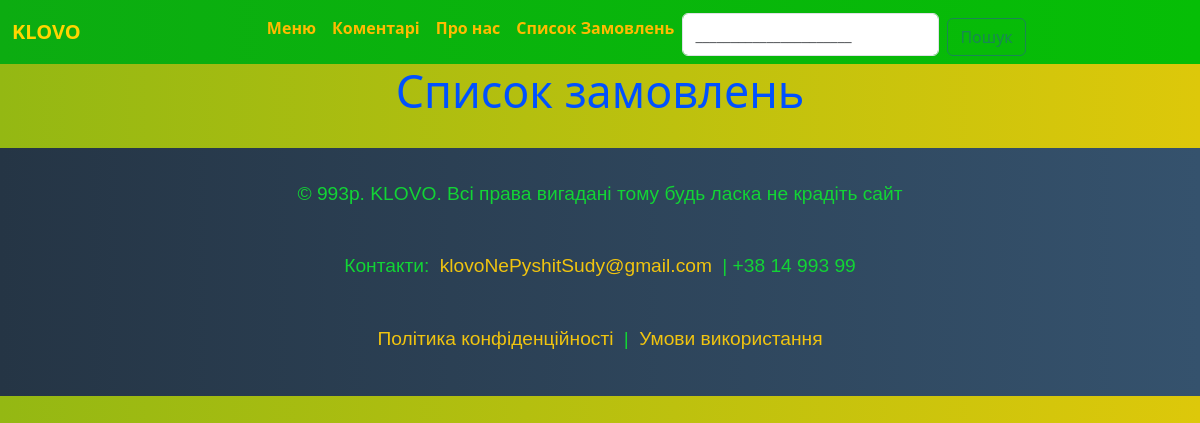
The page /orders on the database as committed earlier.
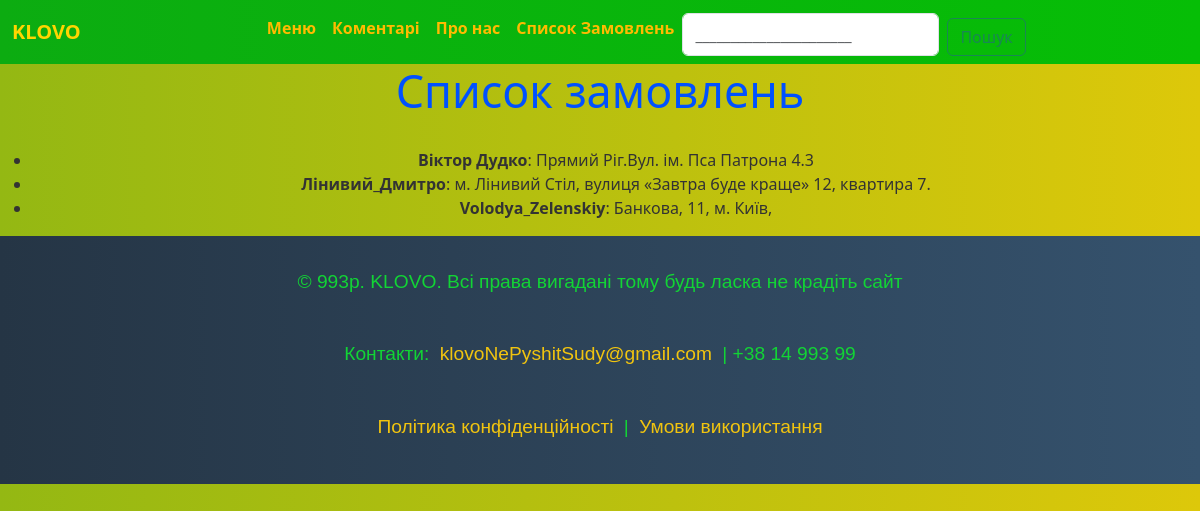
The same page on the database as committed later.
### tables this page shows
CREATE TABLE orders (
    id INTEGER PRIMARY KEY AUTOINCREMENT,
    
    name TEXT,
    address TEXT
    
);

### app.py (the view)
@app.route('/orders')
def orders():
    all_orders = get_all_orders()
    return render_template('orders.html', orders=all_orders)

### app.py (called while the page is built)
def get_all_orders():
    with sqlite3.connect(DB) as conn:
        cursor = conn.cursor()
        cursor.execute("SELECT name, address FROM orders")
        return cursor.fetchall()

### templates/orders.html
{% extends 'base.html' %}
{% block content %}
<h1>Список замовлень</h1>
<ul>
    {% for name, address in orders %}
        <li><strong>{{ name }}</strong>: {{ address }}</li>
    {% endfor %}
</ul>
{% endblock content %}

### templates/base.html (shortened to what this page needs)
<!DOCTYPE html>
<html lang="en">
<head>
    <link href="https://cdn.jsdelivr.net/npm/bootstrap@5.3.3/dist/css/bootstrap.min.css" rel="stylesheet">
    <link rel="stylesheet" href="{{ url_for('static', filename='style.css')}}">
</head>
<body>
    <nav class="navbar navbar-expand-lg ">
        <div class="container-fluid">
          <a class="navbar-brand" href="{{ url_for('index') }}">
            KLOVO</a>
          <div class="collapse navbar-collapse" id="navbarSupportedContent">
            <ul class="navbar-nav me-auto mb-2 mb-lg-0">
              <li class="nav-item">
                <a class="nav-link" href="{{ url_for('menu') }}">Меню</a>
              </li>
              <li class="nav-item">
                <a class="nav-link" href="{{ url_for('comms') }}">Коментарі</a>
              </li>
              <li class="nav-item">
                <a class="nav-link" href="{{ url_for('about') }}">Про нас</a>
              </li>
              <li class="nav-item">
                <a class="nav-link" href="{{ url_for('orders') }}">Список Замовлень</a>
              </li>
              <form action="{{url_for('search')}}" class="d-flex" role="search">
                <input required name="query" class="form-control me-2" type="search" placeholder="______________________" aria-label="Search">
                <button class="btn btn-outline-success" type="submit">Пошук</button>
            </ul>
          </div>
        </div>
      </nav>
      {% block content %}
      {% endblock content %}
  <footer class="footer">
    <div class="footer-content">
      <p>© 993р. KLOVO. Всі права вигадані тому будь ласка не крадіть сайт </p>
      <p>Контакти: <a href="mailto:klovo@example.com">klovoNePyshitSudy@gmail.com</a> | +38 14 993 99</p>
      <p><a href="{{ url_for('polityka') }}">Політика конфіденційності</a> | <a href="{{ url_for('polityka') }}">Умови використання</a></p>
    </div>
  </footer>
</body>
  <link href="https://cdn.jsdelivr.net/npm/bootstrap@5.3.3/dist/css/bootstrap.min.css" rel="stylesheet">
<link rel="stylesheet" href="{{ url_for('static', filename='style.css')}}">

### static/style.css (style rules this page uses)
.navbar .nav-link { color: rgb(255, 187, 0) !important; font-weight: bold; }
.navbar .navbar-brand { color: rgb(255, 213, 0) !important; font-weight: bold; }
.navbar { background: linear-gradient(to left, #06be06, #0cac11); }
.navbar .nav-link { font-weight: bold; }
.navbar-nav { display: flex; justify-content: center; width: 100%; }
.navbar .navbar-nav .nav-item { text-align: center; }
body { background: linear-gradient(to right, #94b813, #ddc80a); }
.footer *:not(a) { background: linear-gradient(to right, #253545, #35526d); color: #12d435; padding: 10px 0; text-align: center; font-family: 'Arial', sans-serif; margin-top: 10px; position: relative; bottom: 0; width: 100%; }
.footer a { color: #f1c40f; text-decoration: none; margin: 0 5px; }
body { margin: 0; padding: 0; background-color: #f5f5f5; height: 100vh; text-align: center; justify-content: center; align-items: center; font-family: 'Arial', sans-serif; text-align: center; }
.navbar { position: sticky; top: 0; z-index: 1000; }
body { margin: 0; font-family: Arial, sans-serif; background-color: #f9f9f9; }
input, textarea { width: 90%; max-width: 400px; padding: 10px; margin-top: 5px; border: 1px solid #ddd; border-radius: 8px; font-size: 16px; box-sizing: border-box; display: block; margin-left: auto; margin-right: auto; }
button { padding: 10px 20px; background-color: #4CAF50; color: white; font-weight: bold; border: none; border-radius: 8px; cursor: pointer; transition: background-color 0.3s; margin-top: 10px; }
body { font-family: 'Segoe UI', Tahoma, Geneva, Verdana, sans-serif; background-color: #f0f4f8; color: #333; margin: 0; padding: 0; }
h1 { font-size: 3rem; color: #2a71d0; margin-bottom: 30px; text-align: center; }
p { font-size: 1.2rem; line-height: 1.6; margin-bottom: 20px; }
body { font-family: 'Segoe UI', Tahoma, Geneva, Verdana, sans-serif; background-color: #f4f7fa; margin: 0; padding: 0; }
h1 { font-size: 2.8rem; color: #2a71d0; margin-bottom: 30px; text-align: center; }
p { font-size: 1.2rem; line-height: 1.7; margin-bottom: 20px; color: #333; }
h1 { color: #0051ff; }
input, textarea { width: 100%; padding: 8px; box-sizing: border-box; }
button { padding: 10px 20px; }

Rows that differ between the two databases and show on the page:
added orders: name "Віктор Дудко", address "Прямий Ріг.Вул. ім. Пса Патрона 4.3"
added orders: name "Лінивий_Дмитро", address "м. Лінивий Стіл, вулиця «Завтра буде краще» 12, квартира 7."
added orders: name "Volodya_Zelenskiy", address "Банкова, 11, м. Київ,"
